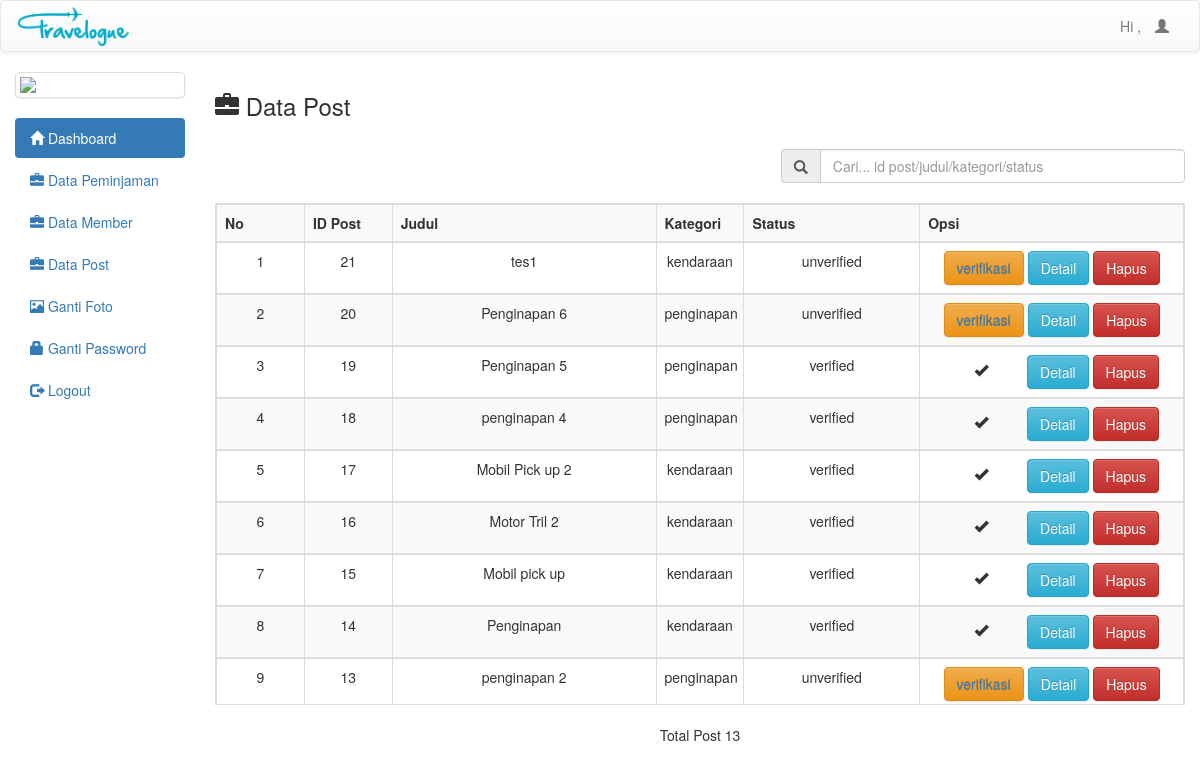
Page /index.php/c_admin/dataPost on the committed database.
### tables this page shows
CREATE TABLE `post` (
  `id_post` int(10) NOT NULL,
  `id_member` int(10) NOT NULL,
  `kategori` varchar(20) NOT NULL,
  `judul` varchar(50) NOT NULL,
  `alamat` varchar(100) NOT NULL,
  `kota` varchar(30) NOT NULL,
  `deskripsi` varchar(200) NOT NULL,
  `gambar1` varchar(30) NOT NULL,
  `gambar2` varchar(30) NOT NULL,
  `gambar3` varchar(30) NOT NULL,
  `status` varchar(10) NOT NULL
);

### application/controllers/c_admin.php (called while the page is built, shortened)
<?php
class C_admin extends CI_Controller{
	function __construct(){
		$this->load->model('m_admin');
		$this->load->model('m_member');
		$this->load->model('m_post');
		$this->load->model('m_peminjaman');
	}
	function dataPost(){
		$data['dataPost'] = $this->m_admin->getDataPost('post')->result();
		$this->load->view('v_datapost_a',$data);
	}
}

### index.php (called while the page is built, shortened)
<?php
require_once BASEPATH.'core/CodeIgniter.php';

### application/models/m_admin.php (called while the page is built, shortened)
<?php
class M_admin extends CI_Model{
	function getDataPost($table){
		$this->db->from($table);
		$this->db->order_by("id_post",'desc');
		$query = $this->db->get();
		return $query;
	}
}

### application/views/v_datapost_a.php (the view, shortened to what this page needs)
<h3><span class="glyphicon glyphicon-briefcase"></span>  Data Post</h3>
<br/>
<form action="<?php echo base_url('c_admin/cariPost'); ?>" method="get">
	<div class="input-group col-md-5 col-md-offset-7">
		<span class="input-group-addon" id="basic-addon1"><span class="glyphicon glyphicon-search"></span></span>
		<input type="text" class="form-control" placeholder="Cari... id post/judul/kategori/status" aria-describedby="basic-addon1" name="cari">
	</div>
</form>
<br/>
<div class="table-responsive" style="text-align: center;">
<table class="table table-bordered table-striped">
	<tr>
		<th class="col-md-1">No</th>
		<th class="col-md-1">ID Post</th>
		<th class="col-md-3">Judul</th>
		<th class="col-md-1">Kategori</th>
		<th class="col-md-2">Status</th>
		<th class="col-md-3">Opsi</th>
	</tr>
	<?php
		$no = 1;
		foreach ($dataPost as $isi) {
		?>
	<tr>
		<td class="col-md-1"><?php echo $no++ ?></td>
		<td class="col-md-1"><?php echo $isi->id_post ?></td>
		<td class="col-md-3"><?php echo $isi->judul ?></td>
		<td class="col-md-1"><?php echo $isi->kategori ?></td>
		<td class="col-md-2"><?php echo $isi->status ?></td>
		<td class="col-md-3">
		<?php
		if($isi->status=='unverified'){ ?>
			<button type="button" class="btn btn-warning"><a href="<?php echo base_url('c_admin/verifikasi'); ?>/<?php echo $isi->id_post; ?>">verifikasi</a></button>
		<?php }
		else{ ?>
			<span class="glyphicon glyphicon-ok" style="margin: 0px 35px 0 30px;"></span>
		<?php } ?>
			<a href="<?php echo base_url('c_admin/detailPost'); ?>/<?php echo $isi->id_post; ?>" class="btn btn-info">Detail</a>
			<a onclick="return konfirmasi()" class="btn btn-danger" href="<?php echo base_url('c_admin/hapusPost'); ?>/<?php echo $isi->id_post; ?>">Hapus</a>
		</td>
	</tr>
		<?php
			}
		?>
</table>
<td colspan="4">Total Post</td>
		<td>
		<?php echo $no -= 1 ?>
		</td>
</div>

### assets/css/info_css.css (style rules this page uses)
thead, tbody tr { display:table; width:100%; table-layout:fixed; }

### rows in the picture
post: id_post "21", judul "tes1", kategori "kendaraan", status "unverified"
post: id_post "20", judul "Penginapan 6", kategori "penginapan", status "unverified"
post: id_post "19", judul "Penginapan 5", kategori "penginapan", status "verified"
post: id_post "18", judul "penginapan 4", kategori "penginapan", status "verified"
post: id_post "17", judul "Mobil Pick up 2", kategori "kendaraan", status "verified"
post: id_post "16", judul "Motor Tril 2", kategori "kendaraan", status "verified"
post: id_post "15", judul "Mobil pick up", kategori "kendaraan", status "verified"
post: id_post "14", judul "Penginapan", kategori "kendaraan", status "verified"
post: id_post "13", judul "penginapan 2", kategori "penginapan", status "unverified"

### other values in the picture
$no -= 1 "13"
